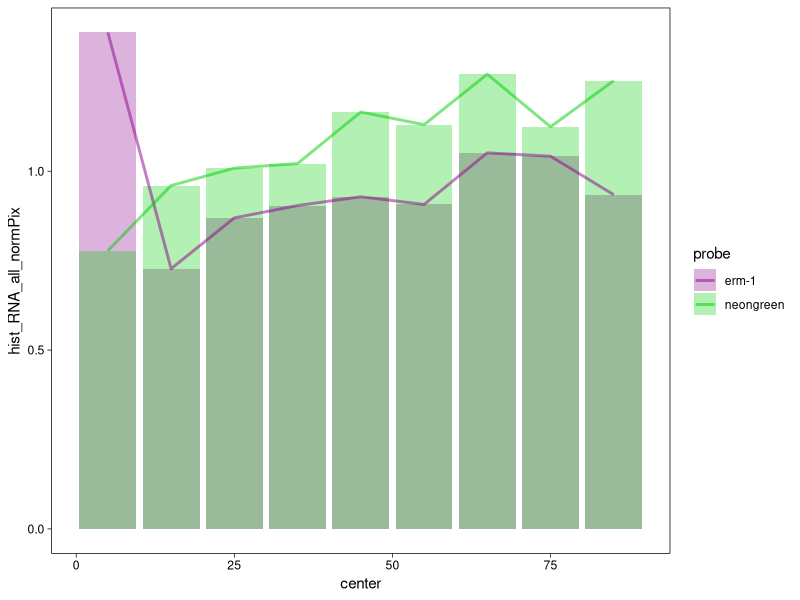
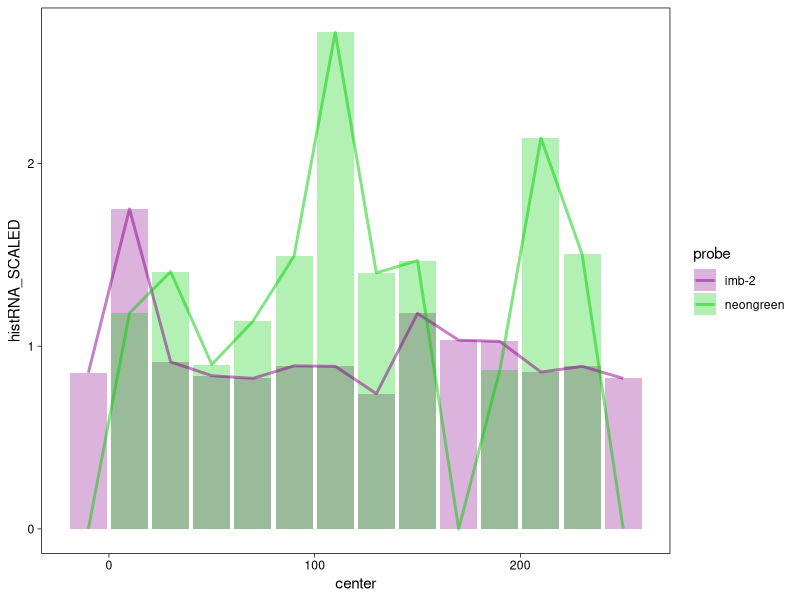
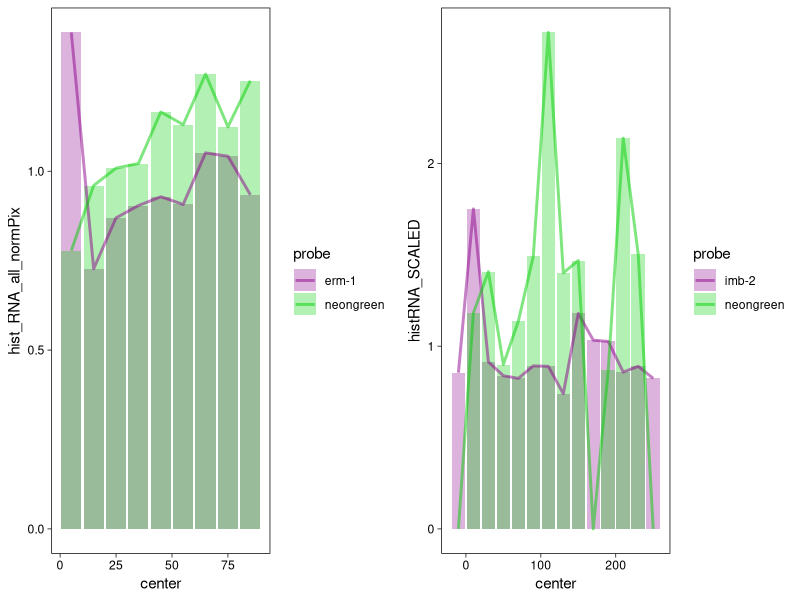

The R source for these figures, in order:
## ---- chunk 1

#Load libraries
library(dplyr)
library(ggplot2)
library(gridExtra)

## ---- chunk 2

#Import the datasets
erm1_df <- read.table(file="../1_input/figure4_Sourcedata1_191022.txt", header = TRUE)
imb2_df <- read.table(file="../1_input/figure4_Sourcedata2_191022.txt", header = TRUE)

#inspect the datasets
dim(erm1_df)
head(erm1_df)
str(erm1_df)

dim(imb2_df)
head(imb2_df)
str(imb2_df)


## ---- chunk 3

p_erm1plot <- ggplot(erm1_df, aes(x=center, y=hist_RNA_all_normPix, fill = probe)) +
  geom_bar(stat="identity",position = "identity", alpha=.3) +
  geom_line(stat="identity",position = "identity", aes(color=probe), size=1, alpha =0.5) +
  scale_fill_manual(values=c("magenta4", "green3")) +
  scale_color_manual(values=c("magenta4", "green3")) +
  theme_linedraw() +
  theme(strip.text = element_text(face = "italic"), panel.grid.minor = element_blank(), panel.grid.major = element_blank()) 

p_erm1plot


p_imb2plot <- ggplot(imb2_df, aes(x=center, y=histRNA_SCALED, fill = probe)) +
  geom_bar(stat="identity",position = "identity", alpha=.3) +
  geom_line(stat="identity",position = "identity", aes(color=probe), size=1, alpha =0.5) +
  scale_fill_manual(values=c("magenta4", "green3")) +
  scale_color_manual(values=c("magenta4", "green3")) +
  theme_linedraw() +
  theme(strip.text = element_text(face = "italic"), panel.grid.minor = element_blank(), panel.grid.major = element_blank()) 

p_imb2plot

## ---- chunk 4

#Set date
date <- format(Sys.time(), "%y%m%d")
#set filename
filename <- paste("../3_output/", date, "_output_plots_Fig4bd.pdf", sep = "")

#export pdf
pdf(file = filename, width = 8, height = 2.75)
grid.arrange(p_erm1plot, p_imb2plot, nrow = 1)
dev.off()
dev.off()

#Report
print("The following output plot was saved: ", quote = FALSE)
print(filename, quote = FALSE)
## ---- chunk 5
sessionInfo()
